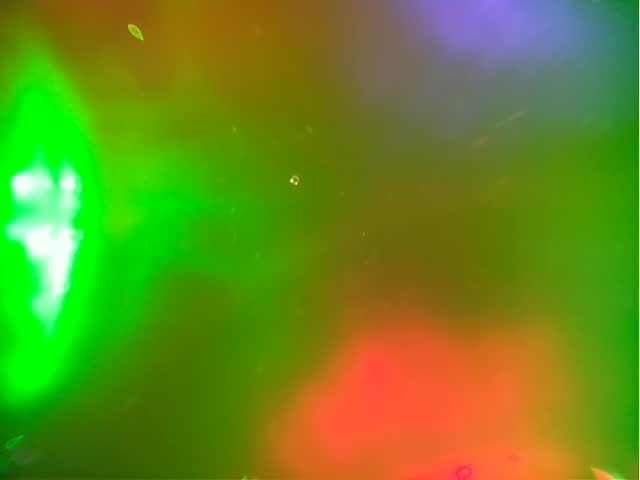
#> input picture real_data_test/base_tactile_images/0.jpg, 640 x 480 px
$ python bo_tactile_v2.py
#> lines starting #> are read from the running program, lines starting #| are printed output that depends on the picture
"""
bo_tactile_v2.py
================
BO for base tactile image, searching only:
  - Left/Bottom/Right emitter color + strength (12 params)
  - Post-processing: saturation, brightness, contrast (3 params)
Green emitters (Top, LeftGreen, RightGreen) are fixed to manually tuned values.

Target: real_data_test/base_tactile_images/0.jpg

Usage:
    python bo_tactile_v2.py [--n_iter 150] [--init 20]
"""

import os, sys, json, subprocess, shutil, tempfile, argparse, time
import numpy as np
import cv2

try:
    from bayes_opt import BayesianOptimization
except ImportError:
    raise SystemExit('Install: pip install bayesian-optimization')

SCRIPT_DIR = os.path.dirname(os.path.abspath(__file__))
ROOT_DIR = os.path.dirname(SCRIPT_DIR)
BLENDER_PATH = '/home/shared/blender-4.2.0-linux-x64/blender'
TARGET_PATH = os.environ.get('GELSIGHT_BO_TARGET', os.path.join(ROOT_DIR, 'real_data_test', 'base_tactile_images', '0.jpg'))
RESULTS_DIR = os.environ.get('GELSIGHT_BO_RESULTS', os.path.join(ROOT_DIR, 'bo_results', 'tactile_v2'))
os.makedirs(RESULTS_DIR, exist_ok=True)

TARGET_SIZE = (128, 128)

# Fixed green emitters (manually tuned)
FIXED_PARAMS = {
    'top_str': 54.06, 'top_r': 0.05, 'top_g': 0.65, 'top_b': 0.02,
    'lg_str': 28.38, 'lg_r': 0.05, 'lg_g': 0.65, 'lg_b': 0.09,
    'rg_str': 176.33, 'rg_r': 0.03, 'rg_g': 0.71, 'rg_b': 0.04,
    'scale_y': 0.4918,
    'light_z': -0.004139,
    'rot_z': -3.14159,
    'fov': 60.0,
    'length': 0.008751,
    'gel_roughness': 0.4455,
    'gel_fac': 0.2971,
    'smoothness': 30,
}

# Baseline values for BO params (current manual tune)
BASELINE = {
    'bot_str': 50.0, 'bot_r': 0.27, 'bot_g': 0.21, 'bot_b': 0.85,
    'left_str': 18.0, 'left_r': 0.70, 'left_g': 0.30, 'left_b': 0.02,
    'right_str': 84.83, 'right_r': 0.92, 'right_g': 0.08, 'right_b': 0.05,
    'saturation': 1.3, 'brightness': 1.0, 'contrast': 1.3,
}

# Search bounds (reasonable range around baseline)
PBOUNDS = {
    'bot_str':    (20.0, 100.0),
    'bot_r':      (0.0, 0.5),
    'bot_g':      (0.0, 0.5),
    'bot_b':      (0.5, 1.0),
    'left_str':   (5.0, 50.0),
    'left_r':     (0.4, 1.0),
    'left_g':     (0.0, 0.5),
    'left_b':     (0.0, 0.3),
    'right_str':  (40.0, 150.0),
    'right_r':    (0.6, 1.0),
    'right_g':    (0.0, 0.3),
    'right_b':    (0.0, 0.3),
    'saturation': (0.8, 2.0),
    'brightness': (0.7, 1.4),
    'contrast':   (0.8, 1.8),
}

# Blender temp files
PARAMS_TMP = os.path.join(tempfile.gettempdir(), 'gs_bo2_params.json')
RENDER_BASE = os.path.join(tempfile.gettempdir(), 'gs_bo2_render')
RENDER_PNG = RENDER_BASE + '.png'
BLEND_COPY = os.path.join(tempfile.gettempdir(), 'gs_bo2.blend')


def load_target():
    img = cv2.imread(TARGET_PATH)
#> img is the input picture: shape (480, 640, 3); mean B, G, R 29.8, 138.6, 103.4
    if img is None:
        raise RuntimeError(f'Cannot load: {TARGET_PATH}')
    return cv2.resize(img, TARGET_SIZE).astype(np.float32) / 255.0
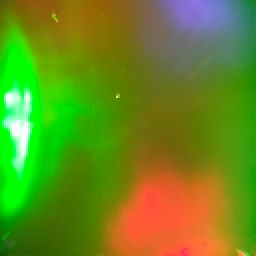
#> returned value: shape (128, 128, 3) float32 (shown 2 times larger); mean of channels 0, 1, 2 0.116, 0.543, 0.404; drawn as B, G, R


# [54 lines left out: functions apply_post_fx, render_blender, score, not called in this run]


def main():
    parser = argparse.ArgumentParser()
    parser.add_argument('--n_iter', type=int, default=150)
    parser.add_argument('--init', type=int, default=20)
    args = parser.parse_args()

    target = load_target()
    print(f'Target: {TARGET_PATH}')
    print(f'BO: {args.init} init + {args.n_iter} iter, 15 params')

    best_score = -1
    best_params = None
    iteration = [0]

    # [25 lines left out: function objective, not called in this run]

    optimizer = BayesianOptimization(
        f=objective, pbounds=PBOUNDS, random_state=42, verbose=0,
    )

    # Probe baseline first
    optimizer.probe(params=BASELINE, lazy=True)

    print('Starting BO...')
    optimizer.maximize(init_points=args.init, n_iter=args.n_iter)

    best = optimizer.max
    print(f'\nBest score: {best["target"]:.4f}')
    print('Best params:')
    for k, v in sorted(best['params'].items()):
        print(f'  {k}: {v:.4f}')

    # Save comparison
    best_img = cv2.imread(os.path.join(RESULTS_DIR, 'best_render.png'))
    target_img = cv2.resize(cv2.imread(TARGET_PATH), (best_img.shape[1], best_img.shape[0]))
    comp = np.hstack([target_img, best_img])
    cv2.imwrite(os.path.join(RESULTS_DIR, 'comparison.png'), comp)
    print(f'\nResults saved to {RESULTS_DIR}/')


if __name__ == '__main__':
    main()
#> (the call stopped at in main, `optimizer = BayesianOptimization( f=objective, pbounds=PBOUNDS, random..`: bayes_opt is not available in this run)

$ run again, with real_data_test/base_tactile_images/117.jpg copied over real_data_test/base_tactile_images/0.jpg
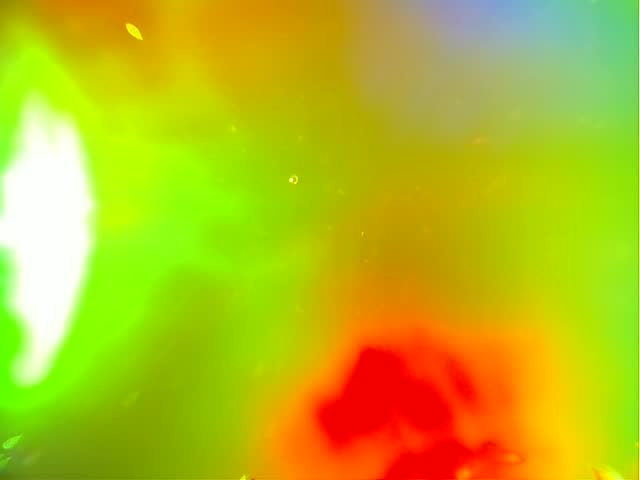
#> input picture real_data_test/base_tactile_images/117.jpg, 640 x 480 px
#> in load_target, img is the input picture: shape (480, 640, 3); mean B, G, R 30.2, 186.6, 185.1
#> in load_target, `return cv2.resize(img, TARGET_SIZE).astype(np.float32) / 255.0`:
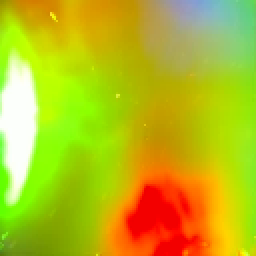
#> returned value: shape (128, 128, 3) float32 (shown 2 times larger); mean of channels 0, 1, 2 0.118, 0.732, 0.725; drawn as B, G, R
